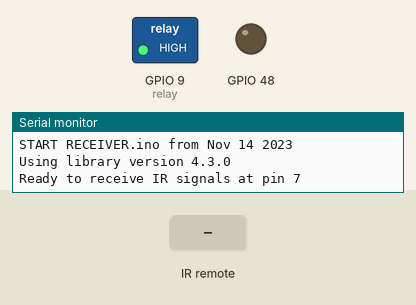
A sketch run on a simulated ESP32-S3. Parts: switched loads named in the sketch (green lamp = pin HIGH), output pins drawn as LEDs (lit = HIGH), the last lines printed to the serial monitor. The inputs (shaded band) are chosen by the test bench.

Above: at 1.2 s.
1.3 s: infrared code 0x34 received
At 1.6 s:
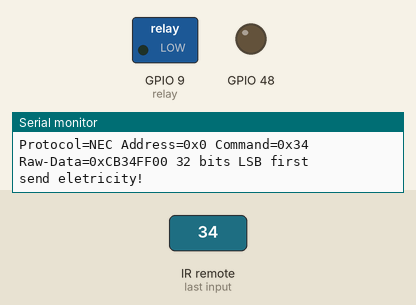
Timing chart, 0 to 4.8 s (numbered marks = the images above; inputs shaded):
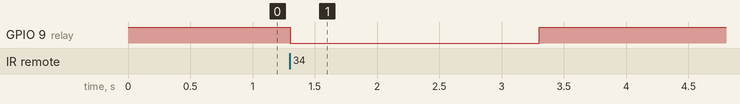

Measured:
- after the input at 1.3 s, GPIO 9 (relay): HIGH → LOW at once, → HIGH 2.0 s later

The sketch:

RECEIVER.ino
```cpp
#define MARK_EXCESS_MICROS    20 // recommended for the cheap VS1838 modules

#include <IRremote.h>

#if defined(ESP32)
int IR_RECEIVE_PIN = 7;
#else
int IR_RECEIVE_PIN = 7;
#endif

int relay = 9;

void shock()
{
  Serial.print("send eletricity!");

  digitalWrite(relay, LOW);
  delay(2000);

  digitalWrite(relay, HIGH);

}
void setup() {
  pinMode(LED_BUILTIN, OUTPUT);
  pinMode(relay, OUTPUT);
  digitalWrite(relay, HIGH);

    Serial.begin(115200);   // Status message will be sent to PC at 9600 baud
#if defined(__AVR_ATmega32U4__) || defined(SERIAL_USB) || defined(SERIAL_PORT_USBVIRTUAL)  || defined(ARDUINO_attiny3217)
    delay(2000); // To be able to connect Serial monitor after reset or power up and before first printout
#endif
    Serial.println(F("START " __FILE__ " from " __DATE__ "\r\nUsing library version " VERSION_IRREMOTE));

    IrReceiver.begin(IR_RECEIVE_PIN, ENABLE_LED_FEEDBACK); // Start the receiver, enable feedback LED, take LED feedback pin from the internal boards definition

    Serial.print(F("Ready to receive IR signals at pin "));
    Serial.println(IR_RECEIVE_PIN);
}

//+=============================================================================
// The repeating section of the code
//
void loop() {
    if (IrReceiver.decode()) {  // Grab an IR code
        // Check if the buffer overflowed
        if (IrReceiver.results.overflow) {
            Serial.println("IR code too long. Edit IRremoteInt.h and increase RAW_BUFFER_LENGTH");
        } else {
            Serial.println();
            IrReceiver.printIRResultShort(&Serial);
            if (IrReceiver.decodedIRData.command == 0x34) {
              shock();
            }
        }
        IrReceiver.resume();                            // Prepare for the next value
    }
}
```
